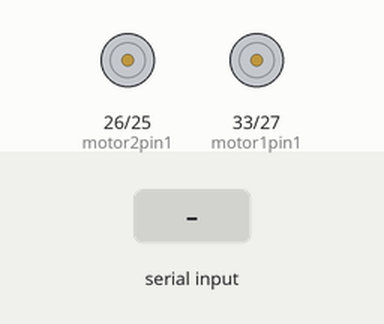
This sketch was run on a simulated ESP32. Parts: motor-driver pin pairs drawn as motors (green arrow = first pin HIGH = forward, orange = second pin HIGH = backward, longer = more drive). Inputs (shaded band) come from the test bench. Nothing arrives over Bluetooth unless stated; what the sketch prints to the serial monitor is not drawn.

Above: at 1.2 s.
1.3 s: "1\n" received over the second serial link
At 1.45 s:
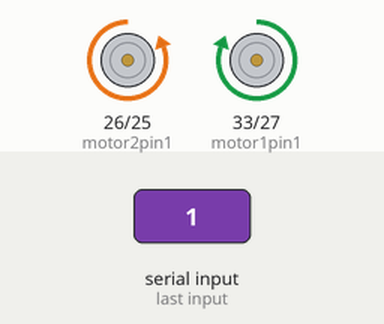
3.1 s: "2\n" received over the second serial link
At 3.25 s:
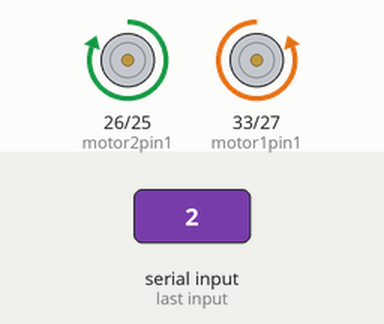
4.9 s: "3\n" received over the second serial link
At 5.05 s:
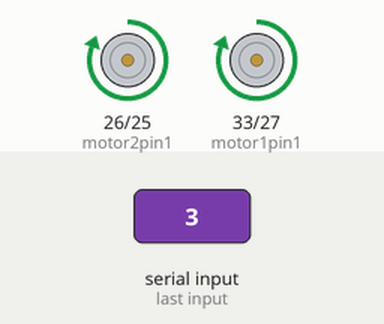
6.7 s: "4\n" received over the second serial link
At 6.85 s:
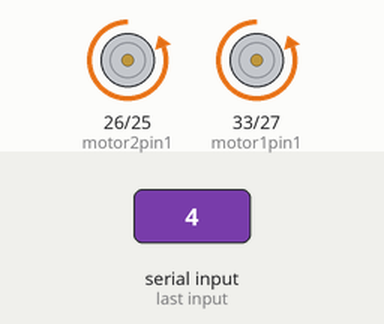
Timing chart, 0 to 9.5 s (numbered marks = the images above; inputs shaded):
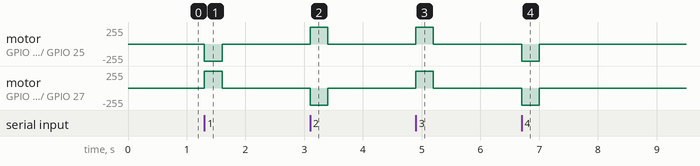

The sketch:

carcodev2.ino
```cpp
#include "BluetoothSerial.h"
int t = 300;
// Bluetooth Serial object
BluetoothSerial SerialBT;

// Motor pins
int motor1pin1 = 33;
int motor1pin2 = 27;

int motor2pin1 = 26;
int motor2pin2 = 25;

void setup() {
  // Motor pin setup
  pinMode(motor1pin1, OUTPUT);
  pinMode(motor1pin2, OUTPUT);
  pinMode(motor2pin1, OUTPUT);
  pinMode(motor2pin2, OUTPUT);

  // Start USB Serial (for debugging - optional)
  Serial.begin(115200);
  Serial.println("Starting Bluetooth...");

  // Start Bluetooth Serial
  SerialBT.begin("ESP32_BT");  // Name to pair with
  Serial.println("Bluetooth started. Connect to 'ESP32_BT'");
}

void forward() {
  digitalWrite(motor1pin1, HIGH);
  digitalWrite(motor1pin2, LOW);
  digitalWrite(motor2pin1, LOW);
  digitalWrite(motor2pin2, HIGH);
}

void back() {
  digitalWrite(motor1pin1, LOW);
  digitalWrite(motor1pin2, HIGH);
  digitalWrite(motor2pin1, HIGH);
  digitalWrite(motor2pin2, LOW);
}

void turnr() {
  digitalWrite(motor1pin1, HIGH);
  digitalWrite(motor1pin2, LOW);
  digitalWrite(motor2pin1, HIGH);
  digitalWrite(motor2pin2, LOW);
}

void turnl() {
  digitalWrite(motor1pin1, LOW);
  digitalWrite(motor1pin2, HIGH);
  digitalWrite(motor2pin1, LOW);
  digitalWrite(motor2pin2, HIGH);
}

void off() {
  digitalWrite(motor1pin1, LOW);
  digitalWrite(motor1pin2, LOW);
  digitalWrite(motor2pin1, LOW);
  digitalWrite(motor2pin2, LOW);
}

void loop() {
  if (SerialBT.available()) {
    int number = SerialBT.parseInt();
    Serial.print("Received number: ");
    Serial.println(number); // USB debug output

        if(number == 1){
      Serial.print("d");
      forward();
      delay(t);
      off();
    }
        if(number == 2){
      Serial.print("d");
      back();
      delay(t);
      off();
    }
        if(number == 3){
      Serial.print("d");
      turnr();
      delay(t);
      off();
    }
      if(number == 4){
      Serial.print("d");
      turnl();
      delay(t);
      off();
    }
      if(number == 5){
        t = t - 100;
      SerialBT.println("speed  :");
      SerialBT.println(t);


    }
      if(number == 6){
        t = t + 100;
      SerialBT.println("speed  :");
      SerialBT.println(t);

      }


  }
}
```

Measured:
- after the input at 1.3 s, motor on GPIO 26 (motor2pin1) / GPIO 25 (motor2pin2): stopped → backward 255/255 at once, → stopped 0.30 s later; motor on GPIO 33 (motor1pin1) / GPIO 27 (motor1pin2): stopped → forward 255/255 at once, → stopped 0.30 s later
- after the input at 3.1 s, motor on GPIO 26 (motor2pin1) / GPIO 25 (motor2pin2): stopped → forward 255/255 at once, → stopped 0.30 s later; motor on GPIO 33 (motor1pin1) / GPIO 27 (motor1pin2): stopped → backward 255/255 at once, → stopped 0.30 s later
- after the input at 4.9 s, motor on GPIO 26 (motor2pin1) / GPIO 25 (motor2pin2), motor on GPIO 33 (motor1pin1) / GPIO 27 (motor1pin2): stopped → forward 255/255 at once, → stopped 0.30 s later
- after the input at 6.7 s, motor on GPIO 26 (motor2pin1) / GPIO 25 (motor2pin2), motor on GPIO 33 (motor1pin1) / GPIO 27 (motor1pin2): stopped → backward 255/255 at once, → stopped 0.30 s later
